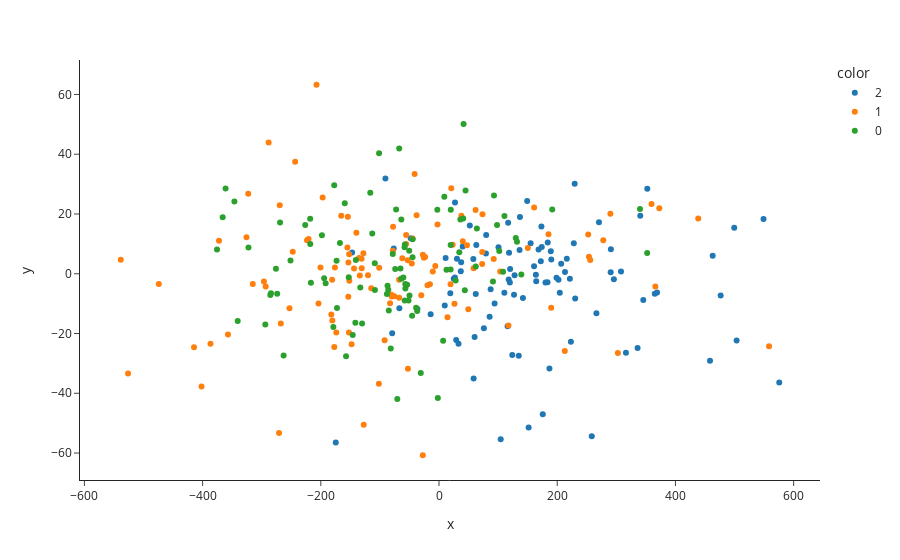

Source (notebook cell):
### Code cell
feature_group = 'sur'
df = features_dict[feature_group].set_index(metascripts['description']).merge(descom_df.set_index('description'), left_index = True, right_index = True)
X = df.drop(columns = 'community')
scaled = StandardScaler().fit_transform(X)
pca = PCA()
feature_group_pca = pca.fit_transform(X)
px.scatter(x = feature_group_pca[:,1],
          y = feature_group_pca[:,2],
          color = df['community'].astype(str),
          hover_data = [df.index],
          template = 'simple_white')

### Figure 1 — Plotly figure (JSON) as saved in the notebook; plotly's stock layout.template omitted (floating-point values rounded to 4 significant figures)
{"data": [{"customdata": [["Jim Gaffigan: Comedy Monster (2021) | Transcript"], ["Kathleen Madigan: Bothering Jesus (2016) – Transcript"], ["Phil Wang: Philly Philly Wang Wang (2021) – Transcript"], ["Tom Papa: Freaked Out (2013) – Transcript"], ["Bo Burnham: Inside (2021) – Transcript"], ["Brian Regan: On The Rocks (2021) – Transcript"], ["Sarah Cooper: Everything’s Fine (2020) – Transcript"], ["Bo Burnham: Words, Words, Words (2010) – Transcript"], ["RONNY CHIENG: ASIAN COMEDIAN DESTROYS AMERICA (2019) – TRANSCRIPT"], ["Craig Ferguson: A Wee Bit o’ Revolution (2009) – Transcript"], ["Jack Whitehall: I’m Only Joking (2020) | Transcript"], ["ROY WOOD JR.: FATHER FIGURE (2017) – FULL TRANSCRIPT"], ["BILLY CONNOLLY: HIGH HORSE TOUR LIVE (2016) – FULL TRANSCRIPT"], ["Hannah Gadsby: Douglas (2020) – Transcript"], ["PATTON OSWALT: I LOVE EVERYTHING (2020) – FULL TRANSCRIPT"], ["LEE MACK: GOING OUT LIVE (2010) – FULL TRANSCRIPT"], ["Jerry Seinfeld: 23 Hours To Kill (2020) – Transcript"], ["MARIA BAMFORD: WEAKNESS IS THE BRAND (2020) – FULL TRANSCRIPT"], ["Amanda Seales: I Be Knowin’ (2019) – Transcript"], ["Stewart Lee: Carpet Remnant World (2012) – Full Transcript"], ["Stewart Lee: Content Provider (2018) – Transcript"], ["Jim Gaffigan: Quality Time (2019) – Full Transcript"], ["Kevin Bridges: A Whole Different Story (2015) – Full Transcript"], ["Kevin Bridges: The Story So Far… Live in Glasgow (2010) – Full Transcript"], ["Kevin Bridges: The Story Continues (2012) – Full Transcript"], ["Mike Birbiglia: The New One (2019) – Full Transcript"], ["Iliza Shlesinger: Unveiled (2019) – Full Transcript"], ["David Cross: Oh Come On (2019) – Full Transcript"], ["Colin Quinn: The New York Story (2016) – Full Transcript"], ["George Carlin: What Am I Doing in New Jersey? (1988) – Full Transcript"], ["Roy Wood Jr.: No One Loves You (2019) – Transcript"], ["Jimmy Carr: The Best of Ultimate Gold Greatest Hits (2019) – Full Transcript"], ["W. Kamau Bell: Private School Negro (2018) – Transcript"], ["Sebastian Maniscalco: Aren’t You Embarrassed? (2014) – Full Transcript"], ["Sebastian Maniscalco: What’s Wrong with People? (2012) – Full Transcript"], ["Oh, Hello On Broadway (2017) – Transcript"], ["Vir Das: Losing It (2018) – Full Transcript"], ["Jeff Foxworthy & Larry the Cable Guy: We’ve Been Thinking (2016) – Full Transcript"], ["Jeff Foxworthy: Totally Committed (1998) – Full Transcript"], ["BILL MAHER: LIVE FROM OKLAHOMA (2018) – Full Transcript"], ["Rowan Atkinson Live (1992) – Transcript"], ["Iliza Shlesinger: Confirmed Kills (2016) – Full Transcript"], ["JIM GAFFIGAN: NOBLE APE (2018) – Full Transcript"], ["Hannah Gadsby: Nanette (2018) – Transcript"], ["RICKY GERVAIS: LIVE IV – SCIENCE (2010) – Full Transcript"], ["RON WHITE: A LITTLE UNPROFESSIONAL (2012) – Full Transcript"], ["Ali Wong: Hard Knock Wife (2018) – Transcript"], ["John Mulaney: Kid Gorgeous At Radio City (2018) – Transcript"], ["George Carlin: You Are All Diseased (1999) – Transcript"], ["RICKY GERVAIS: HUMANITY (2018) – Full Transcript"], ["ADEL KARAM: LIVE FROM BEIRUT (2018) – Full Transcript"], ["STEWART LEE: 90s COMEDIAN (2006) – Full Transcript"], ["DAVE ATTELL: ROAD WORK (2014) – Full Transcript"], ["Eddie Izzard – Glorious (1997) – Transcript"], ["FRED ARMISEN: STANDUP FOR DRUMMERS (2018) – Full Transcript"], ["DANA CARVEY: STRAIGHT WHITE MALE, 60 (2016) – Full Transcript"], ["EDDIE IZZARD: STRIPPED (2009) – Full Transcript"], ["BRIAN REGAN: STANDING UP (2007) – Full Transcript"], ["BRIAN REGAN: NUNCHUCKS AND FLAMETHROWERS (2017) – Full Transcript"], ["Eddie Izzard: Unrepeatable (1994) | Transcript"], ["Stewart Lee: Stand-Up Comedian (2005) – Transcript"], ["JIMMY CARR: FUNNY BUSINESS (2016) – Full Transcript"], ["Eddie Izzard: Dress To Kill (1999) – Transcript"], ["FAHIM ANWAR: THERE’S NO BUSINESS LIKE SHOW BUSINESS (2017) – Transcript"], ["MAZ JOBRANI: IMMIGRANT (2017) – Full Transcript"], ["TODD BARRY: SPICY HONEY (2017) – Full Transcript"], ["Jerry Seinfeld: I’m Telling You for the Last Time (1998) – Transcript"], ["RICKY GERVAIS LIVE 2: POLITICS (2004) – Full Transcript"], ["CHRISTINA PAZSITZKY: MOTHER INFERIOR (2017) – FULL TRANSCRIPT"], ["Jack Whitehall: At Large (2017) – Transcript"], ["JUDAH FRIEDLANDER: AMERICA IS THE GREATEST COUNTRY IN THE UNITED STATES (2017) – Full Transcript"], ["PATTON OSWALT: ANNIHILATION (2017) – Full Transcript"], ["BILL MAHER: LIVE FROM D.C. (2014) – Full Transcript"], ["Pablo Francisco: Ouch! Live From San Jose (2006) – Full Transcript"], ["BILL MAHER… BUT I’M NOT WRONG (2010) – Full Transcript"], ["RUSSELL BRAND: MESSIAH COMPLEX (2013) – Full Transcript"], ["AL MADRIGAL: WHY IS THE RABBIT CRYING? (2013) – Full Transcript"], ["NEAL BRENNAN: 3 MICS (2017)- FULL TRANSCRIPT"], ["John Mulaney: New In Town (2012) – Transcript"], ["ALI WONG: BABY COBRA (2016) – Full Transcript"], ["Dylan Moran: Off The Hook (2015) – Transcript"], ["Hannibal Buress: Comedy Camisado (2016) – Transcript"], ["Neal Brennan: Women And Black Dudes (2014) – Transcript"], ["NICK OFFERMAN: AMERICAN HAM (2014) – Full Transcript"], ["Bo Burnham: What (2013) – Transcript"], ["John Mulaney: The Comeback Kid (2015) – Transcript"], ["LEWIS BLACK: BLACK TO THE FUTURE (2016) – Full Transcript"], ["Mike Birbiglia: Thank God for Jokes (2017) – Transcript"], ["GEORGE CARLIN: PLAYING WITH YOUR HEAD (1986) – Full Transcript"], ["GEORGE CARLIN: CARLIN ON CAMPUS (1984) – Full Transcript"], ["RICKY GERVAIS: OUT OF ENGLAND 2 (2010) – Full Transcript"], ["JIM GAFFIGAN: CINCO (2017) – Full Transcript"], ["BILL HICKS: RELENTLESS (1991) – Transcript"], ["Daniel Tosh: Happy Thoughts (2011) – Transcript"], ["George Carlin: Jamming in New York (1992) – Transcript"], ["GEORGE CARLIN: COMPLAINTS AND GRIEVANCES (2001) – FULL TRANSCRIPT"], ["GEORGE CARLIN: LIFE IS WORTH LOSING (2006) – Transcript"], ["Dave Chappelle: 8:46 – Transcript"]], "hovertemplate": "color=2<br>x=%{x}<br>y=%{y}<br>hover_data_0=%{customdata[0]}<extra></extra>", "legendgroup": "2", "marker": {"color": "#1F77B4", "symbol": "circle"}, "mode": "markers", "name": "2", "orientation": "v", "showlegend": true, "type": "scatter", "x": [117.8, 58.05, 206.7, 173.3, 58.52, 110.6, 149.1, 463.0, 63.1, -14.16, 340.5, -147.0, 223.1, 30.35, 120.3, 126.9, 183.9, 345.6, 60.2, 151.6, 175.5, 163.9, 336.0, 258.4, 295.8, 116.0, 204.4, 168.4, 229.5, 127.9, -76.64, 117.0, -47.91, -36.55, -79.26, 458.5, 180.1, 189.9, 79.77, 202.2, 123.9, 307.9, 134.9, 119.9, 94.01, 104.3, 365.1, 79.4, 499.5, 142.0, 24.93, 100.6, 9.709, 186.8, -67.11, 213.1, 316.2, 32.95, 87.34, 36.84, 290.4, 136.9, 575.6, 29.04, -174.7, 136.3, 85.56, 160.8, 221.4, 290.8, 266.3, 118.5, 189.1, 19.09, 368.9, 503.5, 228.0, 173.8, 27.01, 172.2, 216.2, 75.9, 40.07, 476.5, 198.7, 52.11, 26.83, 62.2, 11.19, 155.0, 37.46, 164.4, 183.6, 230.3, 270.7, 352.4, 549.1, -90.7], "xaxis": "x", "y": [-1.902, 4.919, 3.323, 15.78, -35.02, -6.333, 24.39, 6.013, 9.65, -13.59, 19.43, 7.14, -22.76, 4.983, 1.601, -7.045, 10.44, -8.801, -21.13, -51.48, -46.99, -0.3523, -24.84, -54.35, -1.815, -17.56, -6.365, 8.119, 30.16, -0.5168, 8.437, 17.05, 11.91, -11.79, -19.89, -29.09, -2.897, 4.766, 12.98, -2.022, -27.17, 0.7364, -27.48, -2.92, -9.933, -55.42, -6.652, 6.754, 15.35, -8.118, -1.648, 8.856, -10.65, -31.71, -11.53, 0.6003, -26.47, -23.41, -5.182, 0.8314, 0.5438, 18.97, -36.37, -22.19, -56.48, 7.958, -14.42, 2.493, -1.706, 8.211, -13.23, 7.018, 7.515, -6.537, -6.307, -22.35, 10.19, 8.93, 23.81, 4.151, 5.009, -18.23, 9.106, -7.313, -1.36, 16.11, -1.243, -6.805, 5.307, 10.17, 3.81, -2.53, -2.859, -8.27, 17.23, 28.43, 18.28, 31.9], "yaxis": "y"}, {"customdata": [["Louis C. K.: Sorry (2021) | Transcript"], ["Mo Amer: Mohammed in Texas (2021) | Transcript"], ["Dave Chappelle: The Closer (2021) | Transcript"], ["Doug Stanhope: Beer Hall Putsch (2013) – Transcript"], ["Chris Rock Total Blackout: The Tamborine Extended Cut – Transcript"], ["Kevin Hart: Zero F**ks Given (2020) – Transcript"], ["Sam Jay: 3 in the Morning (2020) – Transcript"], ["GEORGE LOPEZ: WE’LL DO IT FOR HALF (2020) – FULL TRANSCRIPT"], ["JIM JEFFERIES: INTOLERANT (2020) – FULL TRANSCRIPT"], ["George Carlin: Doin’ It Again (1990) – Transcript"], ["ERIC ANDRE: LEGALIZE EVERYTHING (2020)"], ["RUSSELL PETERS: DEPORTED (2020) – FULL TRANSCRIPT"], ["LEE MACK: LIVE (2007) – FULL TRANSCRIPT"], ["JIM NORTON: AMERICAN DEGENERATE (2013) – FULL TRANSCRIPT"], ["Jim Norton: Monster Rain (2007) – Transcript"], ["Chris D’Elia: Man on Fire (2017) – Full Transcript"], ["Marc Maron: End Times Fun (2020) – Full Transcript"], ["PETE DAVIDSON: ALIVE FROM NEW YORK (2020) – FULL TRANSCRIPT"], ["Dan Soder: Son of a Gary (2019) – Full Transcript"], ["Tiffany Haddish: Black Mitzvah (2019) – Transcript"], ["Arsenio Hall: Smart and Classy (2019) – Transcript"], ["Nikki Glaser: Bangin’ (2019) – Full Transcript"], ["Bill Burr: Paper Tiger (2019) – Transcript"], ["Dave Chappelle: Sticks & Stones (2019) – Transcript"], ["Ralphie May: Filthy Animal Tour (2014) – Transcript"], ["Mike Epps: Only One Mike (2019) – Full Transcript"], ["Adam DeVine: Best Time of Our Lives (2019) – Full Transcript"], ["Jo Koy: Live from Seattle (2017) – Full Transcript"], ["Jo Koy: Comin’ in Hot (2019) – Full Transcript"], ["Cedric the Entertainer: Live from the Ville (2016) – Transcript"], ["Eddie Murphy: Raw (1987) – Transcript"], ["Robin Williams: Weapons of Self Destruction (2009) – Full Transcript"], ["ROBIN WILLIAMS LIVE ON BROADWAY (2002) – FULL TRANSCRIPT"], ["Kevin Hart: Irresponsible (2019) – Transcript"], ["Ken Jeong: You Complete Me, Ho (2019) – Full Transcript"], ["Adam Sandler: 100% Fresh (2018) – Full Transcript"], ["RON WHITE: IF YOU QUIT LISTENING, I’LL SHUT UP (2018) – FULL TRANSCRIPT"], ["Joe Rogan: Strange Times (2018) – Full Transcript"], ["D.L. Hughley: Contrarian (2018) – Transcript"], ["Bert Kreischer: Secret Time (2018) – Transcript"], ["Jim Norton: Contextually Inadequate (2015) – Transcript"], ["BRAD WILLIAMS: DADDY ISSUES (2016) – Full Transcript"], ["Deray Davis: How To Act Black (2017) – Transcript"], ["JIM JEFFERIES: THIS IS ME NOW (2018) – Full transcript"], ["KEVIN SMITH: SILENT BUT DEADLY (2018) – Full Transcript"], ["BRENT MORIN: I’M BRENT MORIN (2015) – Full Transcript"], ["Eddie Griffin: Undeniable (2018) – Transcript"], ["Marlon Wayans: Woke-Ish (2018) – Transcript"], ["Chris Rock: Bring the Pain (1996) – Transcript"], ["ARI SHAFFIR: DOUBLE NEGATIVE (2017) – Full Transcript"], ["Chris Rock: Tamborine (2018) – Transcript"], ["Katt Williams: Great America (2018) – Transcript"], ["JIMMY CARR: BEING FUNNY (2011) – Full Transcript"], ["JIMMY CARR: LAUGHING AND JOKING (2013) – Full Transcript"], ["D.L. Hughley: Unapologetic (2007) – Transcript"], ["BRIDGET EVERETT: GYNECOLOGICAL WONDER (2015) – Full Transcript"], ["Chris Rock: Never Scared (2004) – Transcript"], ["Chris Tucker: Live (2015) – Transcript"], ["Kevin Hart: What Now (2016) – Transcript"], ["Kevin Hart: Let Me Explain (2013) – Transcript"], ["Tom Segura: Disgraceful (2018) – Transcript"], ["Craig Ferguson: Does This Need To Be Said? (2011) – Transcript"], ["Dave Chappelle: The Bird Revelation (2017) – Transcript"], ["Dave Chappelle: Equanimity (2017) – Transcript"], ["CRAIG FERGUSON: I’M HERE TO HELP (2013) – Full Transcript"], ["WHITNEY CUMMINGS: I LOVE YOU (2014) – Full Transcript"], ["WHITNEY CUMMINGS: I’M YOUR GIRLFRIEND (2016) – Full Transcript"], ["Russell Howard Live: Dingledodies (2009) – Full Transcript"], ["Paul Mooney: A Piece of My Mind – Godbless America (2014) – Transcript"], ["Chris Rock: Kill The Messenger – London, New York, Johannesburg (2008) – Transcript"], ["Chris Rock: Bigger & Blacker (1999) – Transcript"], ["LISA LAMPANELLI: BACK TO THE DRAWING BOARD (2015) – Full Transcript"], ["ERIK GRIFFIN: THE UGLY TRUTH (2017) – Full Transcript"], ["Richard Pryor: Live And Smokin’ (1971) – Transcript"], ["RICHARD PRYOR: …HERE AND NOW (1983) – Full Transcript"], ["Jim Jefferies: Alcoholocaust (2010) – Transcript"], ["Kevin Hart: Seriously Funny (2010) – Transcript"], ["AZIZ ANSARI: INTIMATE MOMENTS FOR A SENSUAL EVENING (2010) – Full Transcript"], ["BIG JAY OAKERSON: LIVE AT WEBSTER HALL (2016) – Full Transcript"], ["George Carlin at USC (1977) – Full Transcript"], ["Jim Norton: Mouthful Of Shame (2017) Transcript"], ["Michael Che Matters (2016) – Transcript"], ["Joe Rogan: Triggered (2016) – Transcript"], ["Bo Burnham: Make Happy (2016) – Transcript"], ["BILL HICKS: REVELATIONS (1993) – FULL TRANSCRIPT"], ["DOUG STANHOPE: BEFORE TURNING THE GUN ON HIMSELF (2012) – Transcript"], ["DOUG STANHOPE: DEADBEAT HERO (2004) – Transcript"], ["JIM JEFFERIES: CONTRABAND (2008) – Full Transcript"], ["GEORGE CARLIN: AGAIN!* (1978) – Full Transcript"], ["Louis C.K.: Chewed Up (2008) – Transcript"], ["Tom Segura: Completely Normal (2014) – Transcript"], ["Louis C.K.: Live at the Beacon Theatre (2011) – Transcript"], ["JIM JEFFERIES: I SWEAR TO GOD (2009) – FULL TRANSCRIPT"], ["LOUIS C.K.: HILARIOUS (2010) – Full Transcript"], ["LOUIS C.K.: SHAMELESS (2007) – Full Transcript"], ["BILL BURR: I’M SORRY YOU FEEL THAT WAY (2014) – Full Transcript"], ["BILL BURR: YOU PEOPLE ARE ALL THE SAME (2012) – Full Transcript"], ["Dave Chappelle: For What It’s Worth (2004) – Transcript"], ["Dave Chappelle: Killin’ Them Softly (2000) – Transcript"], ["Eddie Griffin: You Can Tell ‘Em I Said It! (2011) – Transcript"], ["BILL BURR: WALK YOUR WAY OUT (2017) – Full Transcript"], ["Katt Williams: Live (2006) – Transcript"], ["Richard Pryor: Live in Concert (1979) – Transcript"], ["RICHARD PRYOR: LIVE ON THE SUNSET STRIP (1982) – Full Transcript"], ["JIM JEFFERIES: BARE (2014) – Full Transcript"], ["Dave Chappelle: Deep in the Heart of Texas (2017) – Transcript"], ["Tom Segura: Mostly Stories (2016) – Transcript"], ["JIM JEFFERIES: FREEDUMB (2016) – Full Transcript"], ["Eddie Murphy: Delirious (1983) – Transcript"], ["Dave Chappelle: The Age of Spin (2017) – Transcript"], ["GEORGE CARLIN: BACK IN TOWN (1996) – Full transcript"], ["LOUIS C.K.: 2017 – Full transcript"], ["George Carlin: It’s Bad For Ya (2008) Full transcript"], ["JIM JEFFERIES ON GUN CONTROL [FULL TRANSCRIPT]"]], "hovertemplate": "color=1<br>x=%{x}<br>y=%{y}<br>hover_data_0=%{customdata[0]}<extra></extra>", "legendgroup": "1", "marker": {"color": "#FF7F0E", "symbol": "circle"}, "mode": "markers", "name": "1", "orientation": "v", "showlegend": true, "type": "scatter", "x": [-151.8, -55.71, -19.54, 372.7, -101.8, -223.4, -154.3, -128.0, -120.2, 252.4, 289.9, -325.8, 73.53, 73.13, 277.9, -372.3, -153.3, -243.4, 47.33, -155.0, -23.51, -165.4, -77.76, -15.4, 49.52, -293.3, -55.63, -296.2, -315.2, -131.0, -414.6, 366.0, 558.4, -322.8, 40.14, -30.03, 58.45, -78.13, 150.3, -44.64, 160.9, -196.9, -200.5, -81.16, -288.3, -220.7, 14.35, -10.55, -247.5, -207.3, -127.4, -101.3, 212.8, 189.8, 20.74, -253.0, -67.45, -526.2, -401.8, -474.1, -67.55, -143.8, 37.81, 23.04, -82.84, -139.8, -75.51, 253.7, -92.09, -267.7, -153.5, 185.2, -114.7, -135.5, -386.7, -27.44, -538.5, -41.26, -53.01, 117.5, 61.84, -180.9, -2.588, 103.5, 359.5, 255.9, 302.6, -6.288, 26.23, -134.0, -176.2, -130.8, -25.6, -180.5, -269.5, 19.53, -37.95, -27.36, -152.0, -52.6, -46.08, -173.8, -357.1, -177.2, -203.9, -62.08, -80.07, -148.0, -182.3, 72.99, 438.6, -152.5, 92.55, -270.7], "xaxis": "x", "y": [-2.372, 9.934, -3.864, 21.96, -36.83, 11.19, 19.07, 6.832, -0.4935, 13.1, 20.1, 12.18, 19.95, 7.306, 11.24, 11.06, 3.78, 37.5, 9.515, 8.782, 5.592, 19.42, 15.75, -3.515, -11.89, -4.226, 12.96, -2.553, -3.39, 5.032, -24.58, -4.28, -24.3, 26.77, 10.89, -7.201, 1.8, 7.738, 8.624, 11.77, 22.18, 25.55, 2.057, -6.923, 43.96, 11.6, -14.52, 0.731, 7.338, 63.25, -50.54, 2.026, -25.86, -11.41, 28.58, -11.57, -8.03, -33.37, -37.7, -3.464, -2.001, 1.722, 19.43, 9.704, -9.897, 13.76, -7.499, 5.705, -22.24, -16.61, -7.732, 13.18, -4.865, 5.302, -23.44, -60.74, 4.697, 33.39, 4.554, -17.32, 21.37, -1.996, 16.45, 0.7832, 23.36, 4.629, -26.53, 2.627, -10.05, -0.5927, 2.064, 1.845, 5.336, -15.68, 22.92, -3.555, 19.58, 6.377, 6.508, -31.79, 3.398, -19.62, -20.32, -24.52, -9.932, 5.194, -7.64, -23.56, -13.63, 3.268, 18.46, -19.62, 4.914, -53.31], "yaxis": "y"}, {"customdata": [["Drew Michael: Drew Michael (2018) | Transcript"], ["Drew Michael: Red Blue Green (2021) | Transcript"], ["Kathleen Madigan: Madigan Again (2013) – Transcript"], ["Tom Papa: You’re Doing Great! (2020) – Transcript"], ["Tom Papa: Human Mule (2016) – Transcript"], ["Tig Notaro: Boyish Girl Interrupted (2015) – Transcript"], ["Joe List: I Hate Myself (2020) – Transcript"], ["Nate Bargatze: The Greatest Average American (2021) – Transcript"], ["Vir Das: Outside in – The Lockdown Special (2020) – Transcript"], ["Larry the Cable Guy – Remain Seated (2020) – Transcript"], ["Craig Ferguson: Just Being Honest (2015) – Transcript"], ["Sam Morril: I Got This (2020) – Transcript"], ["MICHAEL MCINTYRE: SHOWMAN (2020) – TRANSCRIPT"], ["ROB SCHNEIDER: ASIAN MOMMA, MEXICAN KIDS (2020) – TRANSCRIPT"], ["URZILA CARLSON: OVERQUALIFIED LOSER (2020) – FULL TRANSCRIPT"], ["Mark Normand: Don’t Be Yourself (2017) – Transcript"], ["Chris Gethard: Career Suicide (2017) – Transcript"], ["RAMY YOUSSEF: FEELINGS (2019) – FULL TRANSCRIPT"], ["KENNY SEBASTIAN DON’T BE THAT GUY (2017) – FULL TRANSCRIPT"], ["Hasan Minhaj: Homecoming King (2017) – Transcript"], ["JIMMY O. YANG: GOOD DEAL (2020) – FULL TRANSCRIPT"], ["JO KOY: LIGHTS OUT (2012) – FULL TRANSCRIPT"], ["T.J. MILLER: NO REAL REASON (2011) – FULL TRANSCRIPT"], ["CHRIS D’ELIA: WHITE MALE. BLACK COMIC. (2013) – FULL TRANSCRIPT"], ["Tom Segura: Ball Hog (2020) – Transcript"], ["Bert Kreischer: Hey Big Boy (2020) – Transcript"], ["PETE DAVIDSON: SMD (2016) – FULL TRANSCRIPT"], ["Sara Pascoe: LadsLadsLads (2019) – Full Transcript"], ["Michelle Wolf: Joke Show (2019) – Full Transcript"], ["Seth Meyers: Lobby Baby (2019) – Full Transcript"], ["Emily Heller: Ice Thickeners (2019) – Full Transcript"], ["Whitney Cummings: Can I Touch It? (2019) – Full Transcript"], ["Aziz Ansari: Right Now (2019) – Transcript"], ["Wanda Sykes: Not Normal (2019) – Full Transcript"], ["Demetri Martin: Live (At The Time) (2015) | Transcript"], ["Chelsea Peretti: One of the Greats (2014) – Full Transcript"], ["Anthony Jeselnik: Fire in the Maternity Ward (2019) – Transcript"], ["Nate Bargatze: The Tennessee Kid (2019) – Full Transcript"], ["Nate Bargatze: Full Time Magic (2015) – Full Transcript"], ["Amy Schumer: Growing (2019) – Full Transcript"], ["Enissa Amani: Ehrenwort (2018) Full Transcript"], ["Ray Romano: Right Here, Around the Corner (2019) – Full Transcript"], ["Gabriel “Fluffy” Iglesias: One Show Fits All (2019) – Full Transcript"], ["Sebastian Maniscalco: Stay Hungry (2019) – Full Transcript"], ["Ellen Degeneres: Relatable (2018) – Transcript"], ["Pete Holmes: Dirty Clean (2018) – Full Transcript"], ["Trevor Noah: Son of Patricia (2018) – Transcript"], ["Mo Amer: The Vagabond (2018) – Full Transcript"], ["Joe Mande’s Award-Winning Comedy Special (2017) – Full Transcript"], ["Henry Rollins: Keep Talking, Pal (2018) – Full Transcript"], ["Iliza Shlesinger: Freezing Hot (2015) – Full Transcript"], ["Iliza Shlesinger: War Paint (2013) – Transcript"], ["Demetri Martin: The Overthinker (2018) | Transcript"], ["Iliza Shlesinger: Elder Millennial (2018) – Full Transcript"], ["RUSSELL PETERS: OUTSOURCED (2006) – Full Transcript"], ["RUSSELL PETERS: ALMOST FAMOUS (2016) – Full Transcript"], ["MICHAEL MCINTYRE: HELLO WEMBLEY! (2009) – Full Transcript"], ["KEVIN JAMES: NEVER DON’T GIVE UP (2018) – Full Transcript"], ["NIKKI GLASER: PERFECT (2016) – Full Transcript"], ["KAVIN JAY: EVERYBODY CALM DOWN! (2018) – Full Transcript"], ["GREG DAVIES: YOU MAGNIFICENT BEAST (2018) – Full Transcript"], ["Mike Birbiglia: My Girlfriend’s Boyfriend (2013) – Transcript"], ["TODD GLASS: ACT HAPPY (2018) – Full Transcript"], ["MICHELLE WOLF: NICE LADY (2017) – Full Transcript"], ["ELLEN DEGENERES: THE BEGINNING (2000) – Full Transcript"], ["RUSSELL HOWARD: RECALIBRATE (2017) – Full Transcript"], ["SARAH MILLICAN: CHATTERBOX LIVE (2011) – Full Transcript"], ["Anjelah Johnson: Not Fancy (2015) – Transcript"], ["CRISTELA ALONZO: LOWER CLASSY (2017) – Full Transcript"], ["AZIZ ANSARI: LIVE IN MADISON SQUARE GARDEN (2015) – Full Transcript"], ["AZIZ ANSARI: BURIED ALIVE (2013) – Full Transcript"], ["Sarah Silverman: Jesus Is Magic (2005) – Transcript"], ["SARAH SILVERMAN: WE ARE MIRACLES (2013) – Full Transcript"], ["Gabriel Iglesias: Hot And Fluffy (2007) – Transcript"], ["GABRIEL IGLESIAS: I’M NOT FAT … I’M FLUFFY (2009) – Full Transcript"], ["GABRIEL IGLESIAS: I’M SORRY FOR WHAT I SAID WHEN I WAS HUNGRY (2016) – Full Transcript"], ["RORY SCOVEL TRIES STAND-UP FOR THE FIRST TIME (2017) – Full Transcript"], ["JEN KIRKMAN: JUST KEEP LIVIN’? (2017) – Full Transcript"], ["DANIEL TOSH: COMPLETELY SERIOUS (2007) – Full Transcript"], ["Donald Glover: Weirdo (2012) – Transcript"], ["Norm Macdonald: Hitler’s Dog, Gossip & Trickery (2017) – Transcript"], ["DANIEL TOSH: PEOPLE PLEASER (2016) – FULL TRANSCRIPT"], ["Marc Maron: More Later (2015) – Full Transcript"], ["AMY SCHUMER: MOSTLY SEX STUFF (2012) – Full Transcript"], ["AMY SCHUMER: LIVE AT THE APOLLO (2015) – Full Transcript"], ["Trevor Noah: Lost In Translation (2015) – Transcript"], ["MARIA BAMFORD: OLD BABY (2017) – FULL TRANSCRIPT"], ["ANTHONY JESELNIK: CALIGULA (2013) – Full Transcript"], ["Anthony Jeselnik: Thoughts And Prayers (2015) – Full Transcript"], ["SARAH SILVERMAN: A SPECK OF DUST (2017) – Full Transcript"], ["AMY SCHUMER: THE LEATHER SPECIAL (2017) – Full Transcript"], ["LOUIS C.K.: OH MY GOD (2013) – Full Transcript"], ["LOUIS C.K.: LIVE AT  THE COMEDY STORE (2015) – Transcript"], ["Patrice O’Neal: Elephant in the Room (2011) – Transcript"], ["Trevor Noah: Afraid Of The Dark (2017) – Transcript"], ["BILL BURR: LET IT GO (2010) – TRANSCRIPT"], ["Reggie Watts: Spatial (2016) – Full Transcript"]], "hovertemplate": "color=0<br>x=%{x}<br>y=%{y}<br>hover_data_0=%{customdata[0]}<extra></extra>", "legendgroup": "0", "marker": {"color": "#2CA02C", "symbol": "circle"}, "mode": "markers", "name": "0", "orientation": "v", "showlegend": true, "type": "scatter", "x": [-194.4, 110.7, 19.68, 64.01, 19.87, -146.0, -101.5, -361.1, 44.87, 129.9, -191.8, 41.53, 40.95, -226.4, -57.8, -72.61, -36.97, -216.8, -87.11, 108.3, -63.79, -293.9, 19.59, -375.7, -57.11, -58.29, -275.9, -70.58, -140.7, -112.9, -38.71, -2.86, -78.22, -49.98, 34.33, 91.29, -81.63, -366.1, -340.6, -51.62, -116.3, -251.3, -157.3, -85.0, -85.86, -65.23, -218.0, 8.984, 98.18, 93.0, 131.9, 101.9, 36.15, 139.2, -273.8, -172.6, -64.02, -44.68, -346.2, -217.8, 62.18, -60.45, -167.6, -50.46, -58.04, 12.6, -262.9, -2.019, -141.6, -177.3, -133.2, 6.926, 28.15, -67.42, -159.5, -45.53, -53.9, -269.0, 340.1, -322.4, -152.8, 191.5, -284.4, -44.79, -74.13, -198.1, 352.2, -130.2, -108.5, 43.68, -56.97, -108.7, -285.4, -178.8, -173.3, -88.18, -30.87], "xaxis": "x", "y": [-1.466, 19.35, 9.605, 15.13, 21.38, -20.47, 40.33, 28.49, 27.9, 11.93, -3.212, 50.15, 18.52, 16.29, 9.768, 21.5, -12.44, -3.032, -3.985, 0.6847, 18.13, -16.97, 1.424, 8.119, -3.467, 8.899, 1.695, -41.94, 4.607, 13.49, -11.39, 21.38, 6.646, -7.312, 7.229, -2.621, -25.05, 18.94, -15.78, -8.972, 27.14, 4.456, -27.59, -12.27, -5.338, 1.761, 18.42, 25.73, 16.31, 26.18, 10.7, 7.58, 18.18, -0.2674, -6.704, -11.43, -1.671, 11.57, 24.17, 9.959, 2.438, -1.28, 10.28, 7.725, -8.911, 1.32, -27.38, -41.61, -16.36, 29.62, -4.628, -22.38, -2.267, 41.88, 23.58, -14.02, -3.694, 17.19, 21.63, 8.81, -1.148, 21.52, -6.517, 5.502, 1.579, 12.89, 6.955, -16.63, -5.434, -5.488, -4.898, 3.473, -7.133, -17.8, 4.371, -6.737, -33.24], "yaxis": "y"}], "layout": {"legend": {"title": {"text": "color"}, "tracegroupgap": 0}, "margin": {"t": 60}, "xaxis": {"anchor": "y", "domain": [0, 1], "title": {"text": "x"}}, "yaxis": {"anchor": "x", "domain": [0, 1], "title": {"text": "y"}}}}
